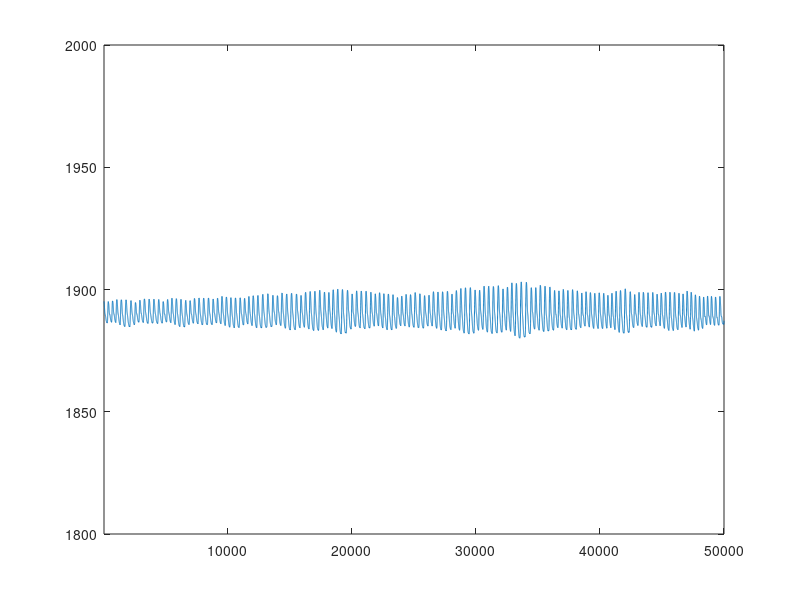
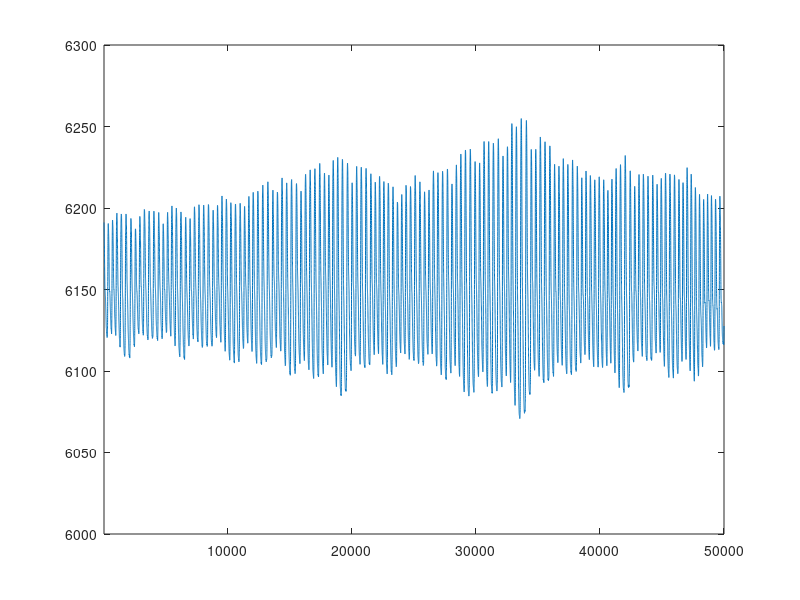

MATLAB code to generate these figures, in order:
function [ rSignal, irSignal ] = TEST_createPPGTestData( seconds )
%PPG_CREATETESTDATA Summary of this function goes here
%   Detailed explanation goes here


% Signal details
%
%   fs = 500 Hz
%   seconds_max = 1000
%   seconds_min = 10
%
fs = 500;

if nargin == 0
   seconds = 100; 
end

if seconds > 1000
    seconds = 1000;
end

if seconds < 10
    seconds = 10;
end

seconds = uint16(seconds);


% Load variable
S = load('TEST_PPGSignal.mat');
TEST_PPGSignal = S.TEST_PPGSignal;

% Original signal
originalSignal = TEST_PPGSignal(1:seconds*fs);

% Mean/STD
originalMean = mean(originalSignal);
originalSTD = std(originalSignal);

rMean = 1890;
rSTD = 5;

irMean = 6150;
irSTD = 40;

% Create R/IR Signals
normSignal = (originalSignal - originalMean) / originalSTD;

rSignal = (normSignal * rSTD) + rMean;
irSignal = (normSignal * irSTD) + irMean;

figure, plot(rSignal);
axis([-inf inf 1800 2000]);
figure, plot(irSignal);
axis([-inf inf 6000 6300]);

end

